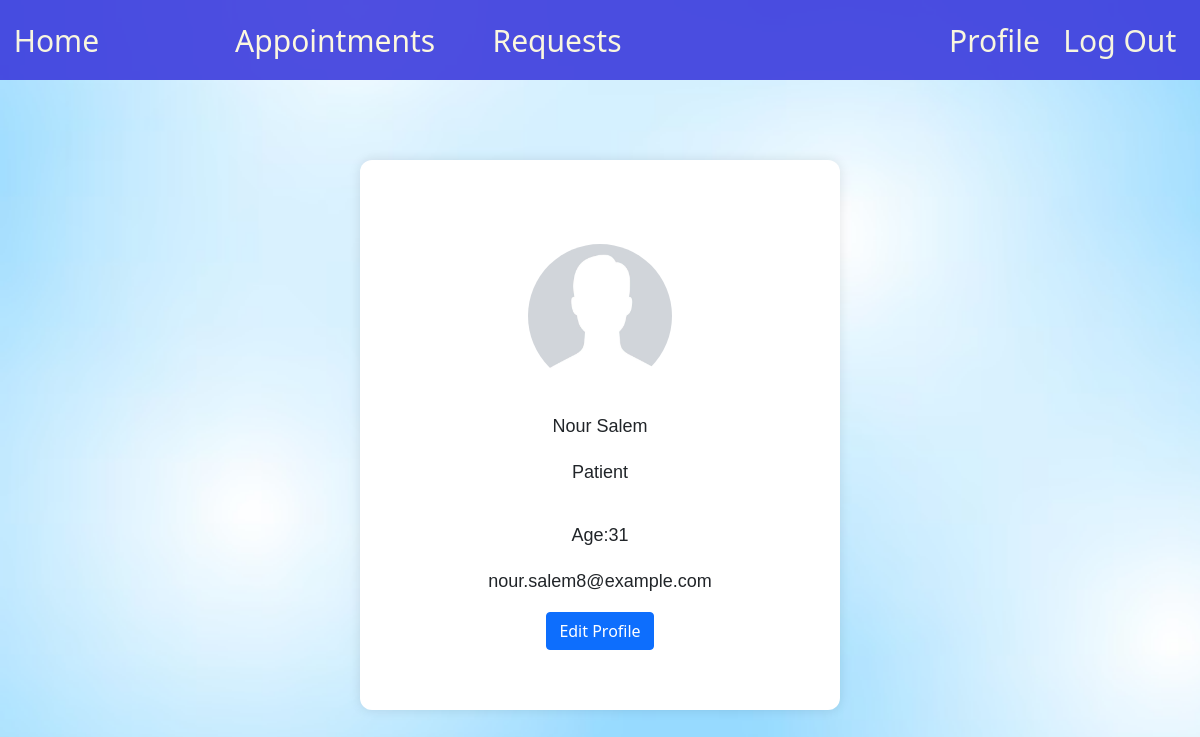
The app's page /includes/profile.php?id=8&role=patient (signed in) with its own data.
### tables this page shows
CREATE TABLE IF NOT EXISTS `patient` (
    `id` INT NOT NULL AUTO_INCREMENT,
    `email` VARCHAR(30) NOT NULL,
    `password` VARCHAR(255) NOT NULL,
    `first_name` VARCHAR(30) NOT NULL,
    `last_name` VARCHAR(30) NOT NULL,
    `age` INT NOT NULL,
    `gender` CHAR(1) NOT NULL,
    `phone` VARCHAR(30) NULL,
    `role` VARCHAR(30) NOT NULL DEFAULT 'patient',
    `pp` VARCHAR(255) NOT NULL DEFAULT 'default.png',
    PRIMARY KEY (`id`),
    UNIQUE (`email`)
);

### includes/functions.php (called while the page is built, shortened)
<?php
    function get_user_info($dbc,$user_id,$role){
        $valid_role = $role=='patient' || $role=='doctor' || $role=='secretary';
        $inserted_date = "first_name,last_name,email,role,gender,age,phone";
        if($role == 'patient'){
            $query = "SELECT id,pp,".$inserted_date." FROM patient WHERE id =?";
        }
        $stmt = $dbc->prepare($query);
        $stmt->bind_param("i",$user_id);
        $stmt->execute();
        $result = $stmt->get_result();
        return $result->fetch_assoc();
    }
?>

### includes/profile.php (the view, shortened to what this page needs)
<link href="../static/css/profile.css" rel="stylesheet" type="text/css">
<link href="https://cdn.jsdelivr.net/npm/bootstrap@5.1.3/dist/css/bootstrap.min.css" rel="stylesheet">
<?php
include "header.php";
?>
<body style="background-image: url('../static/media/light_blue_bck_img.avif'); background-size: cover; background-repeat: no-repeat;">
<?php
$dbc = connectServer('localhost', 'root', '', 0);
if(isset($_GET['id']) && isset($_GET['role'])){
    $user = get_user_info($dbc,$_GET['id'],$_GET['role']);
}
else{
$user = get_user_info($dbc,$_SESSION['user_id'],$_SESSION['role']);
}
?>
<div class="container">
    <div class="profile-container">
    <div class="profile-photo">
        <img src="../static/media/profile/<?=$user['pp']?>" alt="User Photo">
    </div>
    <div class="profile-info">
        <p><strong></strong><?php echo $user['first_name']." ".$user['last_name'] ?></p>
        <p><strong></strong> <?php echo ucfirst($user['role'])?></p>
        <p><strong></strong><?php echo $user['phone']?></p>
        <p>Age:<strong></strong><?php echo $user['age']?></p>
        <p><strong></strong> <?php echo $user['email']?></p>
    </div>
    <a href="edit_profile.php" class="btn btn-primary">
        Edit Profile
    </a>
    </div>
</div>
</body>

### static/css/profile.css (style rules this page uses)
.profile-container { display: flex; flex-direction: column; align-items: center; width: 40vw; background-color: #fff; padding: 5vw; border-radius: 1vw; box-shadow: 0 0 1vw rgba(0, 0, 0, 0.1); }
.container { padding-top: 10vh; width: 100vw; display: flex; justify-content: center; }
.profile-photo { margin: 2vw; width: 12vw; height: 12vw; border-radius: 50%; overflow: hidden; }
.profile-photo img { width: 100%; height: 100%; object-fit: cover; }
.profile-info { font-family: 'Trebuchet MS', 'Lucida Sans Unicode', 'Lucida Grande', 'Lucida Sans', Arial, sans-serif; font-size: 1.5vw; text-align: center; }
.profile-info p { padding: 0.1vw; }

### static/css/header.css (style rules this page uses)
* { margin: 0; padding: 0; box-sizing: border-box; }
body { background-color: #f4f4f4; }

### records on screen
patient: pp (placeholder picture), first_name "Nour", last_name "Salem", role "Patient", age "31", email "nour.salem8@example.com"
